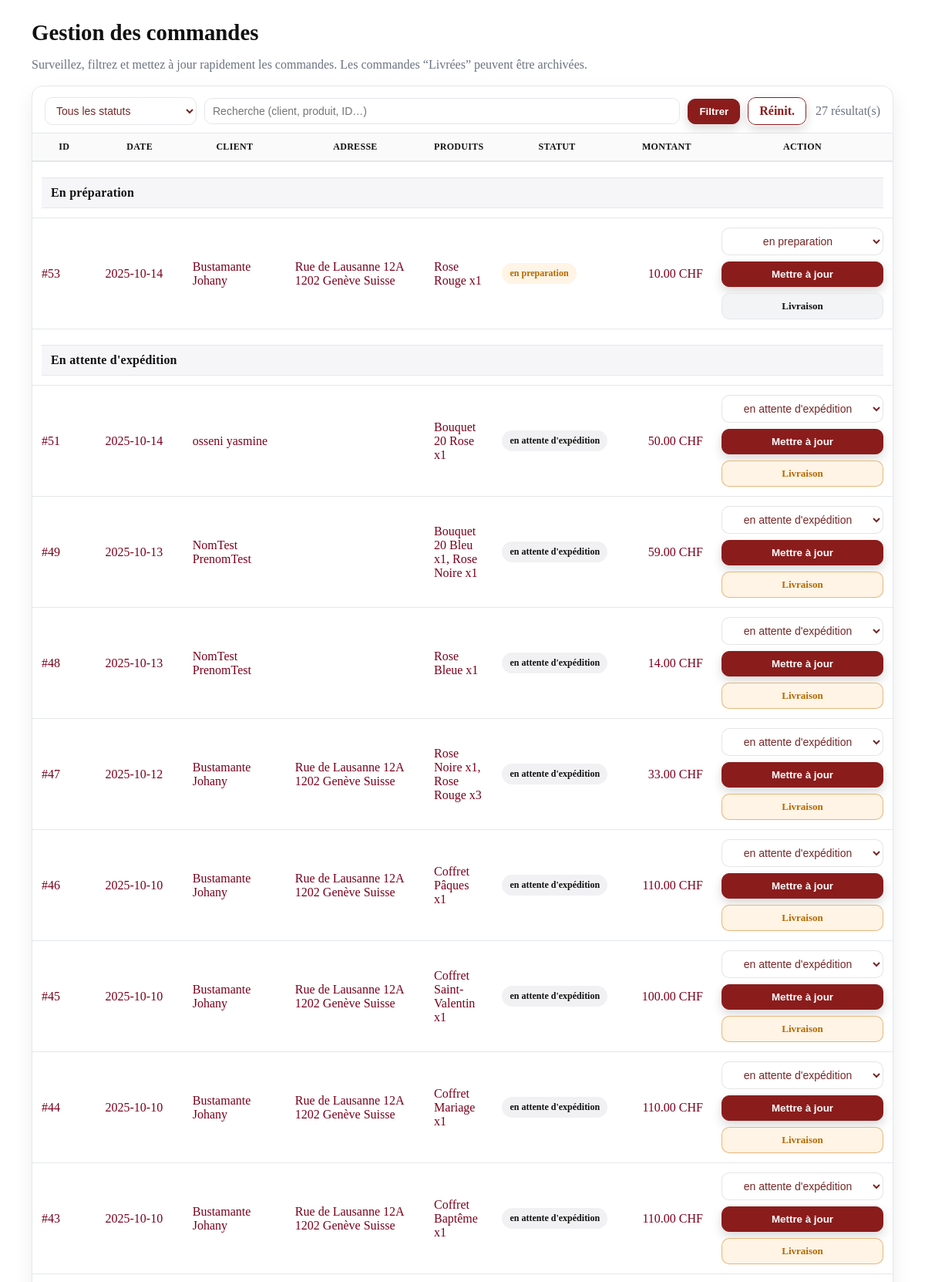
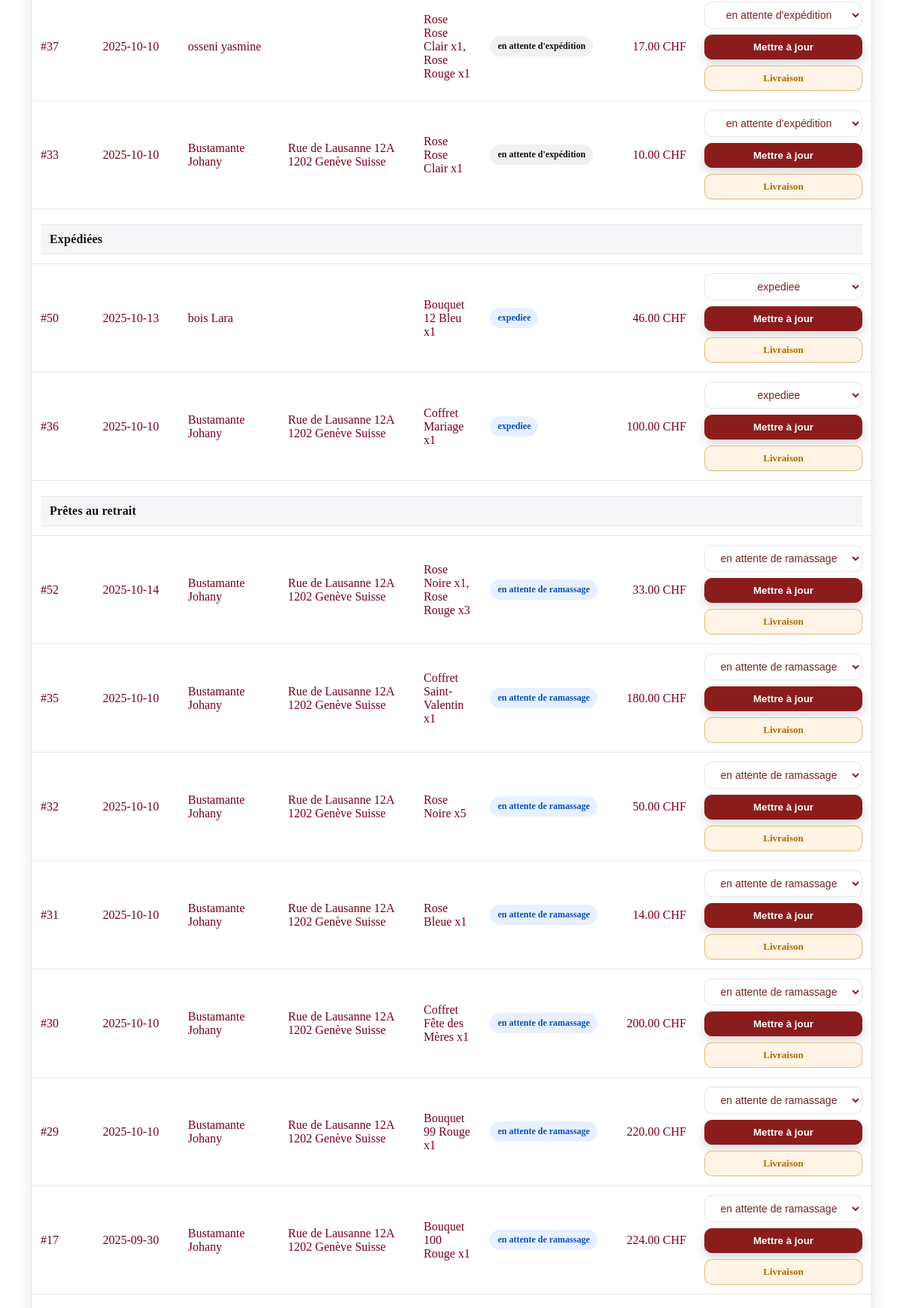
/pages/admin_commande.php (signed in, upper part), run on the app's committed database (2 pictures, top to bottom).
### tables this page shows
CREATE TABLE `COMMANDE` (
                            `COM_ID` bigint(20) NOT NULL,
                            `PER_ID` bigint(20) NOT NULL,
                            `LIV_ID` bigint(20) DEFAULT NULL,
                            `PAI_ID` bigint(20) DEFAULT NULL,
                            `STRIPE_SESSION_ID` varchar(255) DEFAULT NULL,
                            `COM_STATUT` enum('en preparation','en attente d''expédition','expediee','en attente de ramassage','livree','annulee') NOT NULL DEFAULT 'en preparation',
                            `COM_ARCHIVE` tinyint(1) NOT NULL DEFAULT 0,
                            `COM_ARCHIVED_AT` datetime DEFAULT NULL,
                            `COM_DATE` date NOT NULL,
                            `COM_DESCRIPTION` text DEFAULT NULL,
                            `COM_TVA_TAUX` decimal(5,2) NOT NULL DEFAULT 7.70,
                            `COM_TVA_MONTANT` decimal(10,2) NOT NULL DEFAULT 0.00,
                            `COM_MONTANT_TOTAL` decimal(10,2) NOT NULL DEFAULT 0.00,
                            `TOTAL_PAYER_CHF` decimal(10,2) DEFAULT NULL,
                            `COM_RETRAIT_DEBUT` datetime DEFAULT NULL,
                            `COM_RETRAIT_FIN` datetime DEFAULT NULL
);

### pages/admin_commande.php (the view, shortened to what this page needs)
<?php
$dir  = rtrim(dirname($_SERVER['PHP_SELF'] ?? $_SERVER['SCRIPT_NAME']), '/\\');
$BASE = ($dir === '' || $dir === '.') ? '/' : $dir . '/';
$pdo = require __DIR__ . '/../database/config/connexionBDD.php';
$pdo->setAttribute(PDO::ATTR_ERRMODE, PDO::ERRMODE_EXCEPTION);
function h($s){ return htmlspecialchars((string)$s, ENT_QUOTES, 'UTF-8'); }
$COM_STATUTS = [
    'en preparation',
    "en attente d'expédition",
    'expediee',
    'en attente de ramassage',
    'livree',
    'annulee'
];
$STATUS_RANK = [
    'en preparation'             => 1,
    "en attente d'expédition"    => 2,
    'expediee'                   => 3,
    'en attente de ramassage'    => 3,
    'livree'                     => 4,
    'annulee'                    => -1,
];
function can_transition_status(string $from, string $to, array $rank): bool {
    $from = strtolower(trim($from));
    $to   = strtolower(trim($to));
    if ($from === $to) return true;
    if ($from === 'annulee') return ($to === 'annulee');
    if ($to   === 'annulee') return true;
    if ($from === '' || !isset($rank[$from])) return true;
    return $rank[$to] > $rank[$from];
}
$DISPLAY_ORDER = [
    'en preparation'           => 'En préparation',
    "en attente d'expédition"  => "En attente d'expédition",
    'expediee'                 => 'Expédiées',
    'en attente de ramassage'  => 'Prêtes au retrait',
    'livree'                   => 'Livrées',
    'annulee'                  => 'Annulées',
];
$filtreStatut = isset($_GET['statut']) && $_GET['statut'] !== '' ? (string)$_GET['statut'] : '';
$q            = trim($_GET['q'] ?? '');
function get_commandes(PDO $pdo, string $filtreStatut, string $q): array {
    $where  = ["c.COM_ARCHIVE = 0"];
    $params = [];
    $W = "WHERE ".implode(" AND ", $where);
    $sql = "
      SELECT
        c.COM_ID                       AS commande_id,
        c.COM_DATE                     AS date_commande,
        c.COM_STATUT                   AS statut_commande,
        per.PER_NOM                    AS nom_client,
        per.PER_PRENOM                 AS prenom_client,
        CONCAT_WS(' ', a.ADR_RUE, a.ADR_NUMERO, a.ADR_NPA, a.ADR_VILLE, a.ADR_PAYS) AS adresse_complete,
        GROUP_CONCAT(DISTINCT CONCAT(p.PRO_NOM, ' x', COALESCE(cp.CP_QTE_COMMANDEE,1))
                     ORDER BY p.PRO_NOM SEPARATOR ', ') AS produits,
        COALESCE(pa.PAI_MONTANT,
                 SUM(COALESCE(cp.CP_QTE_COMMANDEE,1) * COALESCE(p.PRO_PRIX,0)),
                 0) AS montant_commande
      FROM COMMANDE c
      JOIN CLIENT cli   ON c.PER_ID = cli.PER_ID
      JOIN PERSONNE per ON cli.PER_ID = per.PER_ID
      LEFT JOIN ADRESSE_CLIENT ac ON cli.PER_ID = ac.PER_ID
      LEFT JOIN ADRESSE a         ON ac.ADR_ID = a.ADR_ID
      LEFT JOIN COMMANDE_PRODUIT cp ON c.COM_ID = cp.COM_ID
      LEFT JOIN PRODUIT p            ON cp.PRO_ID = p.PRO_ID
      LEFT JOIN PAIEMENT pa          ON c.PAI_ID  = pa.PAI_ID
      $W
      GROUP BY c.COM_ID, c.COM_DATE, c.COM_STATUT,
               per.PER_NOM, per.PER_PRENOM,
               a.ADR_RUE, a.ADR_NUMERO, a.ADR_NPA, a.ADR_VILLE, a.ADR_PAYS,
               pa.PAI_MONTANT
      ORDER BY
        CASE
          WHEN c.COM_STATUT='en preparation' THEN 1
          WHEN c.COM_STATUT='en attente d''expédition' THEN 2
          WHEN c.COM_STATUT='expediee' THEN 3
          WHEN c.COM_STATUT='en attente de ramassage' THEN 3
          WHEN c.COM_STATUT='livree' THEN 4
          WHEN c.COM_STATUT='annulee' THEN 5
          ELSE 99
        END,
        /* Sépare clairement “expédiées” et “prêtes au retrait” à rang égal */
        CASE
          WHEN c.COM_STATUT='expediee' THEN 0
          WHEN c.COM_STATUT='en attente de ramassage' THEN 1
          ELSE 2
        END,
        c.COM_DATE DESC,
        c.COM_ID DESC
    ";
    $st = $pdo->prepare($sql);
    $st->execute($params);
    return $st->fetchAll(PDO::FETCH_ASSOC);
}
$commandes = get_commandes($pdo, $filtreStatut, $q);
$nb = count($commandes);
function badgeClass($s) {
    $s = strtolower((string)$s);
    return match ($s) {
        'livree'                  => 'badge-success',
        'expediee'                => 'badge-blue',
        "en attente d'expédition" => 'badge-dark',
        'en attente de ramassage' => 'badge-blue',
        'annulee'                 => 'badge-danger',
        default                   => 'badge-warn',
    };
}
function norm_statut(string $s): string {
    $s = strtolower($s);
    $s = str_replace('’', "'", $s);
    $from = ['é','è','ê','ë','à','â','ä','î','ï','ô','ö','û','ù','ü','ç'];
    $to   = ['e','e','e','e','a','a','a','i','i','o','o','u','u','u','c'];
    $s = str_replace($from, $to, $s);
    $s = preg_replace('/\s+/', ' ', trim($s));
    return $s;
}
?>
<!DOCTYPE html>
<html lang="fr">
<head>
    <link rel="stylesheet" href="<?= $BASE ?>css/style_admin.css">
</head>
<body>
<div class="wrap">
    <h1>Gestion des commandes</h1>
    <p class="sub">Surveillez, filtrez et mettez à jour rapidement les commandes. Les commandes “Livrées” peuvent être archivées.</p>
    <div class="card" style="margin-top:16px">
        <div class="card-head">
            <form class="toolbar" method="get" style="flex:1">
                <select name="statut">
                    <option value="">Tous les statuts</option>
                </select>
                <input type="text" name="q" placeholder="Recherche (client, produit, ID…)" value="<?= h($q) ?>">
                <button class="btn" type="submit">Filtrer</button>
                <a class="btn ghost" href="<?= h($_SERVER['PHP_SELF']) ?>">Réinit.</a>
            </form>
            <div class="right-muted"><?= (int)$nb ?> résultat(s)</div>
        </div>
        <div class="card-body">
            <table class="table">
                <thead>
                <tr>
                    <th style="width:5%">ID</th>
                    <th style="width:15%">Date</th>
                    <th style="width:15%">Client</th>
                    <th style="width:25%">Adresse</th>
                    <th>Produits</th>
                    <th style="width:10%">Statut</th>
                    <th style="width:12%">Montant</th>
                    <th style="width:20%">Action</th>
                </tr>
                </thead>
                <tbody>
                <?php
                if (!$commandes) {
                    echo '<tr><td colspan="8" style="text-align:center;padding:22px">Aucune commande.</td></tr>';
                } else {
                    $current = null;
                    foreach ($commandes as $r):
                        $statut   = strtolower($r['statut_commande'] ?? '');
                        if ($statut !== $current) {
                            $current = $statut;
                            $label = $DISPLAY_ORDER[$statut] ?? ucfirst($statut);
                            echo '<tr class="section-row"><td colspan="8"><div class="section-head">'.h($label).'</div></td></tr>';
                        }
                        $isLivree = ($statut === 'livree');
                        ?>
                        <tr>
                            <td class="archiver-cell">
                                <?php if ($isLivree): ?>
                                    <form method="post" class="archiver" onsubmit="return confirm('Archiver cette commande ?');">
                                        <input type="hidden" name="action" value="archive">
                                        <input type="hidden" name="com_id" value="<?= (int)$r['commande_id'] ?>">
                                        <input type="checkbox" aria-label="Archiver la commande" onchange="this.form.requestSubmit()">
                                        <span>#<?= (int)$r['commande_id'] ?></span>
                                    </form>
                                    <small>Voulez-vous archiver cette commande ?</small>
                                <?php else: ?>
                                    #<?= (int)$r['commande_id'] ?>
                                <?php endif; ?>
                            </td>
                            <td><?= h($r['date_commande'] ?? '-') ?></td>
                            <td><?= h(($r['nom_client'] ?? '-') . ' ' . ($r['prenom_client'] ?? '')) ?></td>
                            <td><?= h($r['adresse_complete'] ?? '-') ?></td>
                            <td><?= h($r['produits'] ?? '-') ?></td>
                            <td><span class="badge <?= badgeClass($r['statut_commande'] ?? '') ?>"><?= h($r['statut_commande'] ?? '—') ?></span></td>
                            <td class="montant"><?= number_format((float)($r['montant_commande'] ?? 0), 2, '.', ' ') ?> CHF</td>
                            <td>
                                <form method="post" class="row-form">
                                    <select name="com_statut" title="Statut commande">
                                        <?php
                                        $cur = (string)($r['statut_commande'] ?? '');
                                        foreach ($COM_STATUTS as $opt):
                                            $disabled = can_transition_status($cur, $opt, $STATUS_RANK) ? '' : 'disabled';
                                            $selected = ($opt === $cur) ? 'selected' : '';
                                            ?>
                                            <option value="<?= h($opt) ?>" <?= $selected ?> <?= $disabled ?>><?= h($opt) ?></option>
                                        <?php endforeach; ?>
                                    </select>
                                    <button class="btn" type="submit">Mettre à jour</button>
                                    <?php
                                    $statutRaw = (string)($r['statut_commande'] ?? '');
                                    $statutNor = norm_statut($statutRaw);
                                    $btnClass = 'default';
                                    if (in_array($statutNor, ["en attente d'expedition", 'expediee', 'en attente de ramassage'], true)) {
                                        $btnClass = 'orange';
                                    } elseif ($statutNor === 'livree') {
                                        $btnClass = 'green';
                                    }
                                    ?>
                                    <a class="btn-livraison <?= $btnClass ?>"
                                       href="<?= $BASE ?>admin_livraisons.php?prefill=1&com_id=<?= (int)$r['commande_id'] ?>"
                                       title="Pré-remplir une livraison pour cette commande">
                                        Livraison
                                    </a>
                                </form>
                            </td>
                        </tr>
                    <?php endforeach; } ?>
                </tbody>
            </table>
        </div>
    </div>
</div>
</body>
</html>

### pages/css/style_admin.css (style rules this page uses)
:root { --brand-1:#7a001c; --brand-2:#a31d2b; --ink:#ffffff; --muted: rgb(255, 228, 240); --card:rgba(255,255,255,.08); --stroke:rgba(255,255,255,.22); --ok:#12b886; --warn:#f0b429; --alert:#ff6b6b; --radius:14px; --shadow:0 10px 28px rgba(0,0,0,.35); }
* { box-sizing:border-box }
html,body { height:100% }
.btn { background:#fff; color:var(--brand-1); border:0; padding:10px 14px; border-radius:12px; text-decoration:none; font-weight:600; box-shadow:0 6px 14px rgba(0,0,0,.15) }
.btn.ghost { background:transparent; color:#fff; outline:2px solid rgba(255,255,255,.55) }
.card { background:var(--card); border-radius:var(--radius); box-shadow:var(--shadow); overflow:hidden; border:1px solid var(--stroke); backdrop-filter: blur(4px); }
.card-head { display:flex; align-items:center; justify-content:space-between; padding:16px 16px 6px 16px }
:root { --brand-1:#7a001c; --brand-2:#a31d2b; --ink:#7a001c; --muted:#6b7a90; --card:#ffffff; --stroke:rgba(122,0,28,.12); --shadow:0 12px 28px rgba(0,0,0,.18); }
.kpi-card, .card { background:var(--card) !important; color:var(--ink) !important; border:1px solid var(--stroke); box-shadow:var(--shadow); backdrop-filter:none; }
.btn { background:#fff; color:var(--brand-1); }
.btn.ghost { background:transparent; color:#fff; outline:2px solid rgba(255,255,255,.6); }

### data on the page
commande: COM_STATUT "En préparation", COM_ID "53", COM_DATE "2025-10-14", prenom_client "Bustamante Johany", adresse_complete "Rue de Lausanne 12A 1202 Genève Suisse", produits "Rose Rouge x1", COM_STATUT "en preparation", montant_commande "10.00"
commande: COM_STATUT "En attente d'expédition", COM_ID "51", COM_DATE "2025-10-14", prenom_client "osseni yasmine", produits "Bouquet 20 Rose x1", COM_STATUT "en attente d'expédition", montant_commande "50.00"
commande: COM_ID "49", COM_DATE "2025-10-13", prenom_client "NomTest PrenomTest", produits "Bouquet 20 Bleu x1, Rose Noire x1", COM_STATUT "en attente d'expédition", montant_commande "59.00"
commande: COM_ID "48", COM_DATE "2025-10-13", prenom_client "NomTest PrenomTest", produits "Rose Bleue x1", COM_STATUT "en attente d'expédition", montant_commande "14.00"
commande: COM_ID "47", COM_DATE "2025-10-12", prenom_client "Bustamante Johany", adresse_complete "Rue de Lausanne 12A 1202 Genève Suisse", produits "Rose Noire x1, Rose Rouge x3", COM_STATUT "en attente d'expédition", montant_commande "33.00"
commande: COM_ID "46", COM_DATE "2025-10-10", prenom_client "Bustamante Johany", adresse_complete "Rue de Lausanne 12A 1202 Genève Suisse", produits "Coffret Pâques x1", COM_STATUT "en attente d'expédition", montant_commande "110.00"
commande: COM_ID "45", COM_DATE "2025-10-10", prenom_client "Bustamante Johany", adresse_complete "Rue de Lausanne 12A 1202 Genève Suisse", produits "Coffret Saint-Valentin x1", COM_STATUT "en attente d'expédition", montant_commande "100.00"
commande: COM_ID "44", COM_DATE "2025-10-10", prenom_client "Bustamante Johany", adresse_complete "Rue de Lausanne 12A 1202 Genève Suisse", produits "Coffret Mariage x1", COM_STATUT "en attente d'expédition", montant_commande "110.00"
commande: COM_ID "43", COM_DATE "2025-10-10", prenom_client "Bustamante Johany", adresse_complete "Rue de Lausanne 12A 1202 Genève Suisse", produits "Coffret Baptême x1", COM_STATUT "en attente d'expédition", montant_commande "110.00"
commande: COM_ID "37", COM_DATE "2025-10-10", prenom_client "osseni yasmine", produits "Rose Rose Clair x1, Rose Rouge x1", COM_STATUT "en attente d'expédition", montant_commande "17.00"
commande: COM_ID "33", COM_DATE "2025-10-10", prenom_client "Bustamante Johany", adresse_complete "Rue de Lausanne 12A 1202 Genève Suisse", produits "Rose Rose Clair x1", COM_STATUT "en attente d'expédition", montant_commande "10.00"
commande: COM_STATUT "Expédiées", COM_ID "50", COM_DATE "2025-10-13", prenom_client "bois Lara", produits "Bouquet 12 Bleu x1", COM_STATUT "expediee", montant_commande "46.00"
commande: COM_ID "36", COM_DATE "2025-10-10", prenom_client "Bustamante Johany", adresse_complete "Rue de Lausanne 12A 1202 Genève Suisse", produits "Coffret Mariage x1", COM_STATUT "expediee", montant_commande "100.00"
commande: COM_STATUT "Prêtes au retrait", COM_ID "52", COM_DATE "2025-10-14", prenom_client "Bustamante Johany", adresse_complete "Rue de Lausanne 12A 1202 Genève Suisse", produits "Rose Noire x1, Rose Rouge x3", COM_STATUT "en attente de ramassage", montant_commande "33.00"
commande: COM_ID "35", COM_DATE "2025-10-10", prenom_client "Bustamante Johany", adresse_complete "Rue de Lausanne 12A 1202 Genève Suisse", produits "Coffret Saint-Valentin x1", COM_STATUT "en attente de ramassage", montant_commande "180.00"
commande: COM_ID "32", COM_DATE "2025-10-10", prenom_client "Bustamante Johany", adresse_complete "Rue de Lausanne 12A 1202 Genève Suisse", produits "Rose Noire x5", COM_STATUT "en attente de ramassage", montant_commande "50.00"
commande: COM_ID "31", COM_DATE "2025-10-10", prenom_client "Bustamante Johany", adresse_complete "Rue de Lausanne 12A 1202 Genève Suisse", produits "Rose Bleue x1", COM_STATUT "en attente de ramassage", montant_commande "14.00"
commande: COM_ID "30", COM_DATE "2025-10-10", prenom_client "Bustamante Johany", adresse_complete "Rue de Lausanne 12A 1202 Genève Suisse", produits "Coffret Fête des Mères x1", COM_STATUT "en attente de ramassage", montant_commande "200.00"
commande: COM_ID "29", COM_DATE "2025-10-10", prenom_client "Bustamante Johany", adresse_complete "Rue de Lausanne 12A 1202 Genève Suisse", produits "Bouquet 99 Rouge x1", COM_STATUT "en attente de ramassage", montant_commande "220.00"
commande: COM_ID "17", COM_DATE "2025-09-30", prenom_client "Bustamante Johany", adresse_complete "Rue de Lausanne 12A 1202 Genève Suisse", produits "Bouquet 100 Rouge x1", COM_STATUT "en attente de ramassage", montant_commande "224.00"

### other printed values
$nb "27"
form field com_statut "en preparation"
form field com_statut "en attente d'expédition"
form field com_statut "expediee"
form field com_statut "en attente de ramassage"
